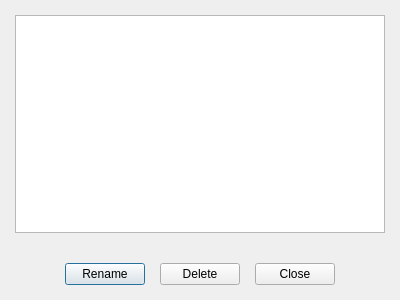
<?xml version="1.0" encoding="UTF-8"?>
<ui version="4.0">
 <class>EmployeeRegistryDialog</class>
 <widget class="QDialog" name="EmployeeRegistryDialog">
  <property name="geometry">
   <rect>
    <x>0</x>
    <y>0</y>
    <width>400</width>
    <height>300</height>
   </rect>
  </property>
  <property name="windowTitle">
   <string>Dialog</string>
  </property>
  <layout class="QVBoxLayout" name="verticalLayout">
   <property name="spacing">
    <number>15</number>
   </property>
   <property name="leftMargin">
    <number>15</number>
   </property>
   <property name="topMargin">
    <number>15</number>
   </property>
   <property name="rightMargin">
    <number>15</number>
   </property>
   <property name="bottomMargin">
    <number>15</number>
   </property>
   <item>
    <widget class="QListView" name="employeeList"/>
   </item>
   <item>
    <layout class="QHBoxLayout" name="horizontalLayout">
     <property name="spacing">
      <number>15</number>
     </property>
     <property name="topMargin">
      <number>15</number>
     </property>
     <item>
      <spacer name="horizontalSpacer">
       <property name="orientation">
        <enum>Qt::Orientation::Horizontal</enum>
       </property>
       <property name="sizeHint" stdset="0">
        <size>
         <width>40</width>
         <height>20</height>
        </size>
       </property>
      </spacer>
     </item>
     <item>
      <widget class="QPushButton" name="renameButton">
       <property name="text">
        <string>Rename</string>
       </property>
      </widget>
     </item>
     <item>
      <widget class="QPushButton" name="deleteButton">
       <property name="text">
        <string>Delete</string>
       </property>
      </widget>
     </item>
     <item>
      <widget class="QPushButton" name="closeButton">
       <property name="text">
        <string>Close</string>
       </property>
      </widget>
     </item>
     <item>
      <spacer name="horizontalSpacer_2">
       <property name="orientation">
        <enum>Qt::Orientation::Horizontal</enum>
       </property>
       <property name="sizeHint" stdset="0">
        <size>
         <width>40</width>
         <height>20</height>
        </size>
       </property>
      </spacer>
     </item>
    </layout>
   </item>
  </layout>
 </widget>
 <resources/>
 <connections/>
</ui>
